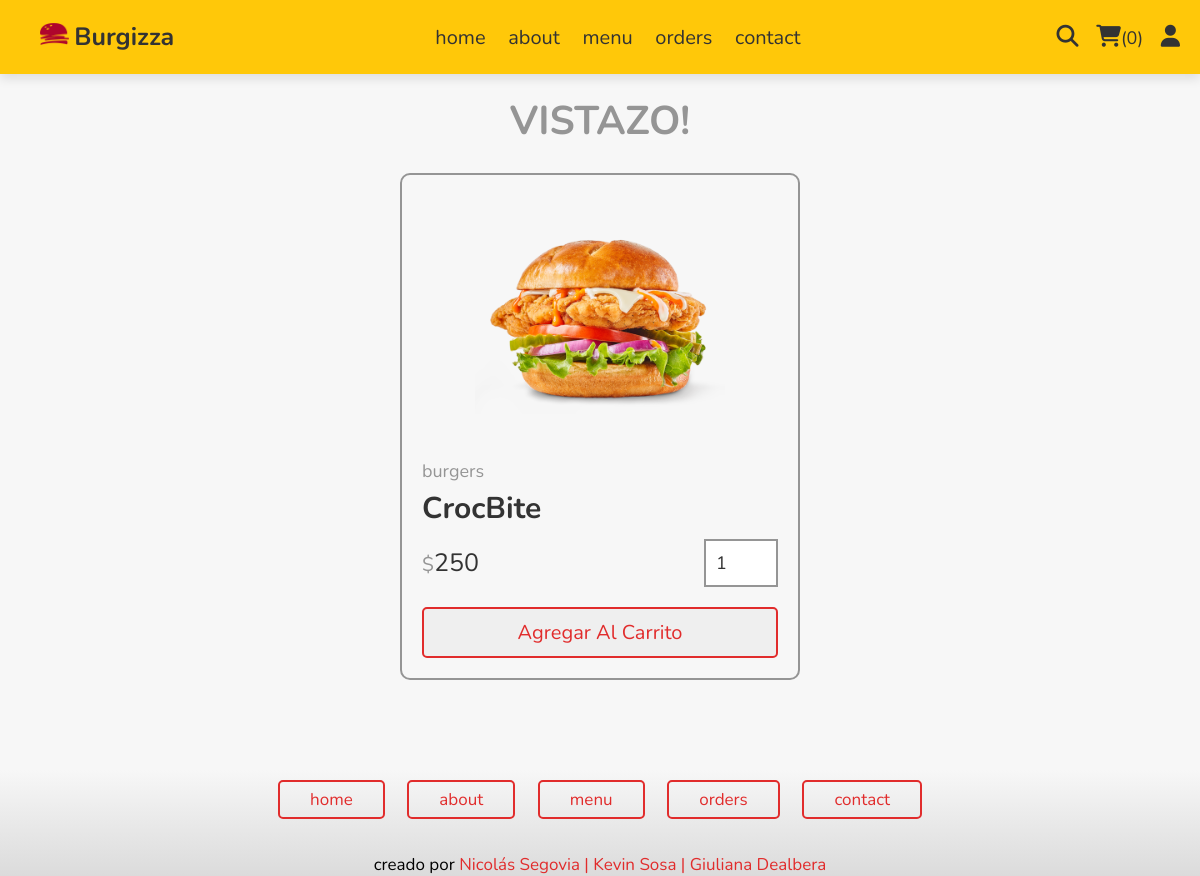
The page /quick_view.php?pid=1 on the database its author committed.
### tables this page shows
CREATE TABLE `products` (
  `id` int(100) NOT NULL,
  `name` varchar(100) NOT NULL,
  `category` varchar(100) NOT NULL,
  `price` int(10) NOT NULL,
  `image` varchar(100) NOT NULL
);

### quick_view.php (the view, shortened to what this page needs)
<?php
include 'components/connect.php';
?>
<!DOCTYPE html>
<html lang="en">
<head>
    <link rel="stylesheet" href="https://cdnjs.cloudflare.com/ajax/libs/font-awesome/6.4.0/css/all.min.css">
    <link rel="stylesheet" href="css/style.css?v=<?php echo time(); ?>" >
</head>
<body>
    <?php include 'components/user_header.php'; ?>
    <section class="quick-view">
        <h1 class="title">vistazo!</h1>
        <?php
            $pid = $_GET['pid'];
            $select_products = $conn->prepare("SELECT * FROM `products` WHERE id = ?");
            $select_products->execute([$pid]);
            if($select_products->rowCount() > 0){
                while($fetch_products = $select_products->fetch(PDO::FETCH_ASSOC)){
        ?>
        <form action="" method="post" class="box">
            <img src="images/<?= $fetch_products['image']; ?>" alt="">
            <a href="category.php?category=<?= $fetch_products['category']; ?>" class="cat"><?= $fetch_products['category']; ?></a>
            <div class="name"><?= $fetch_products['name']; ?></div>
            <div class="flex">
                <div class="price"><span>$</span><?= $fetch_products['price']; ?></div>
                <input type="number" name="qty" class="qty" min="1" max="99" value="1" maxlength="2">
            </div>
            <button type="submit" name="add_to_cart" class="btn">agregar al carrito</button>
        </form>
        <?php
                }
            }else{
                echo '<p class="empty">no se han agregado productos aún!</p>';
            }
        ?>
    </section>
    <?php include 'components/footer.php'; ?>
</body>
</html>

### css/style.css (style rules this page uses)
:root { --red: #e12c2c; --yellow: #ffc809; --light-gray: #959595; --dark-gray: #333; --white: #f7f7f7; --border: .2rem solid var(--light-gray); }
* { font-family: 'Nunito', sans-serif; margin:0; padding:0; box-sizing: border-box; outline: none; border: none; text-decoration: none; transition:all .2s linear; }
html { font-size: 62.5%; overflow-x: hidden; scroll-behavior: smooth; scroll-padding-top: 6rem; }
body { background: var(--white); }
section { padding: 2rem; margin: 0 auto; max-width: 1300px; }
.title { text-align: center; margin-bottom: 2.5rem; font-size: 4rem; color: var(--light-gray); text-transform: uppercase; }
.btn, .delete-btn { display: inline-block; padding: .6rem 3rem; cursor: pointer; font-size: 1.7rem; border-radius: .5rem; position: relative; overflow: hidden; z-index: 0; margin-top: 1rem; }
.btn { border: .2rem solid var(--red); color: var(--red); }
.btn::before { content: ''; position: absolute; top: 0; right: 0; width: 0%; height: 100%; background: var(--red); transition: .3s linear; z-index: -1; }
.quick-view form { max-width: 40rem; padding:2rem; border:var(--border); border-radius: 1rem; position: relative; margin:0 auto; margin-bottom: 50px; }
.quick-view form img { height: 25rem; width: 100%; object-fit: contain; margin-bottom: 1rem; }
.quick-view form .cat { font-size: 1.8rem; color:var(--light-gray); }
.quick-view form .name { font-size: 3rem; margin:.5rem 0; color: var(--dark-gray); font-weight: 700; }
.quick-view form .flex { display: flex; justify-content: space-between; align-items: center; gap:1.5rem; margin:1rem 0; }
.quick-view form .flex .price { font-size: 2.5rem; color:var(--dark-gray); }
.quick-view form .flex .price span { font-size: 2rem; color:var(--light-gray); }
.quick-view form .flex .qty { border:var(--border); padding:1rem; font-size: 1.8rem; color:var(--dark-gray); }
.quick-view form .btn { width: 100%; padding:1rem 3rem; text-align: center; font-size: 2rem; text-transform: capitalize; margin-top: 1rem; }

### rows shown on the page
products: image (picture), category "burgers", name "CrocBite", price "250"

### other values the page prints
$total_user_cart_items "0"
